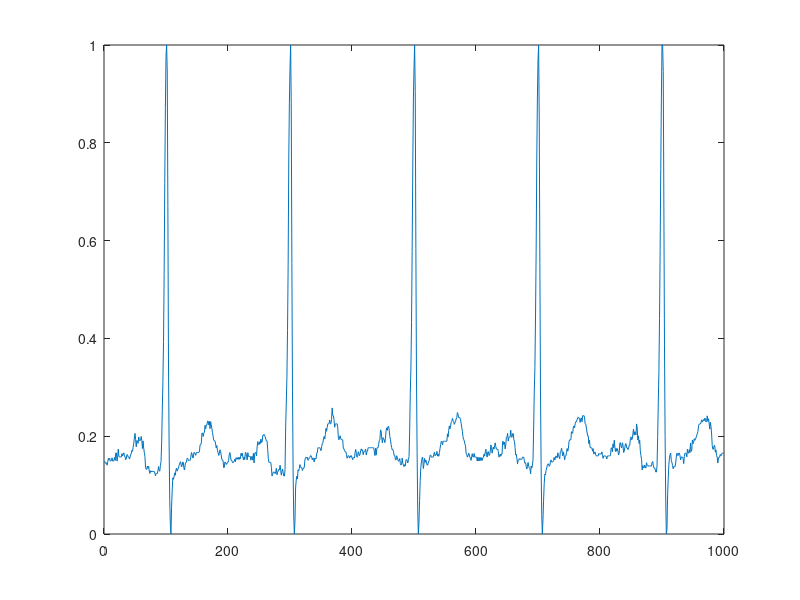
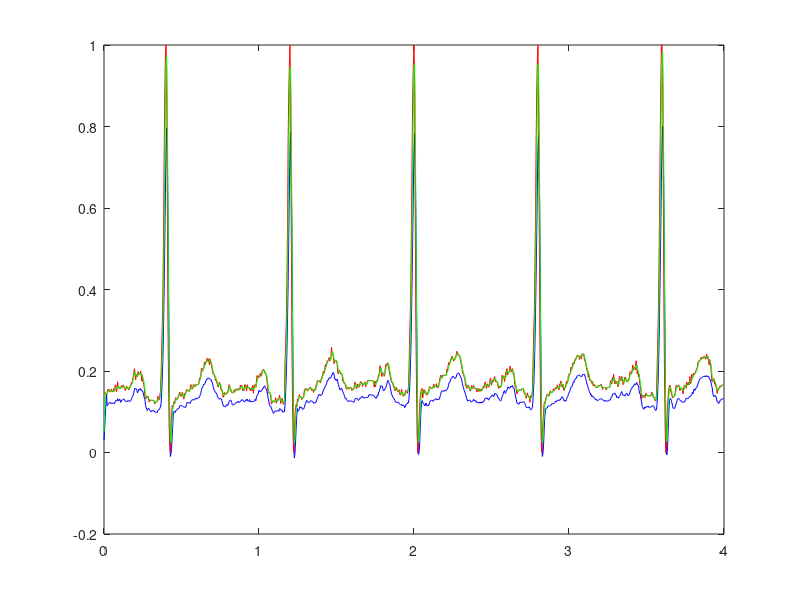

The MATLAB source for these figures, in order:
% a) 

load ecg1.txt   %load ficheiro
plot(ecg1)      %grafico ficheiro

fa = 250;       
t = (0:length(ecg1)-1)/fa;  % 4seg
figure
plot(t, ecg1)

% b) 

%       |---------|
% x(n)->|---------|-> y(n) = x(n) * h(n)
%       |---------|
%           h(n)

h1 = [1 1 1]/3;
y1 = conv(ecg1, h1);

length(y1)     %dá 1002

plot(t,y1(1:1000), 'b',t, ecg1, 'r')    %grafico de comparação só até 1000 amostras
                                        %pois ecg1 só te 1000 amostras dai "y1(1:100)"

% c)

h2 = [1 1 1 1 1 -1]*0.2;                %como é degrau se o primeio estiver a 1, o resto está a 1
y2 = conv(ecg1, h2);

length(y2)

plot(t,y2(1:1000),'b' ,t,ecg1,'r', t,y1(1:1000),'g')   %comparar os 3 graficos

                                      
                                     
                                        